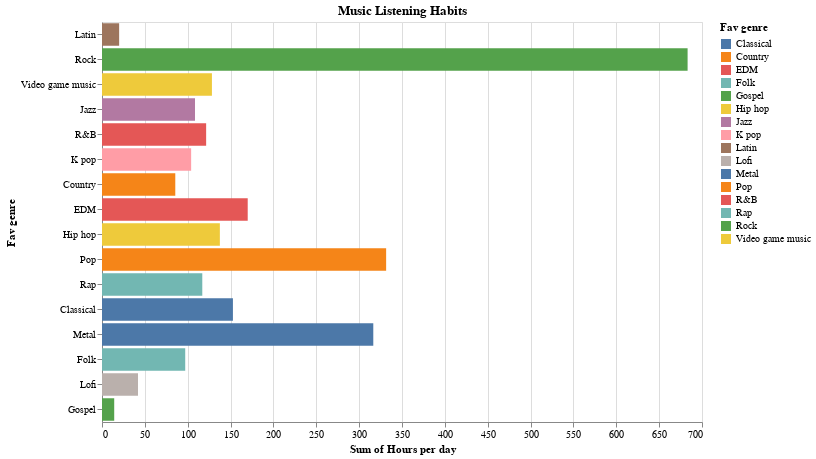

The code cell stored with this chart in its notebook:
### Code cell
# Create an Altair selection
selection = alt.selection_multi(fields=['Fav genre'], bind='legend')

# Create an Altair chart with interactivity
chart = alt.Chart(music_df).mark_bar().encode(
    y=alt.Y('Fav genre:N', sort=alt.EncodingSortField('sum(Hours per day)', order='descending')),
    x='sum(Hours per day):Q',
    color=alt.condition(selection, 'Fav genre:N', alt.value('gray')),
    tooltip=['Fav genre:N', 'sum(Hours per day):Q']
).properties(
    width=600,
    height=400,
    title='Music Listening Habits'
).add_selection(selection)

chart

### Figure 1 — Vega-Lite specification as saved in the notebook (floating-point values rounded to 4 significant figures; data arrays with more than 128 entries replaced by an {"elided": "..."} marker saying what was removed)
{"config": {"view": {"continuousWidth": 400, "continuousHeight": 300}}, "data": {"name": "data-dcc4b8753aba912251e25517720ef465"}, "mark": "bar", "encoding": {"color": {"condition": {"field": "Fav genre", "type": "nominal", "selection": "selector005"}, "value": "gray"}, "tooltip": [{"field": "Fav genre", "type": "nominal"}, {"aggregate": "sum", "field": "Hours per day", "type": "quantitative"}], "x": {"aggregate": "sum", "field": "Hours per day", "type": "quantitative"}, "y": {"field": "Fav genre", "sort": {"field": "sum(Hours per day)", "order": "descending"}, "type": "nominal"}}, "height": 400, "selection": {"selector005": {"type": "multi", "fields": ["Fav genre"], "bind": "legend"}}, "title": "Music Listening Habits", "width": 600, "$schema": "https://vega.github.io/schema/vega-lite/v4.17.0.json", "datasets": {"data-dcc4b8753aba912251e25517720ef465": {"elided": "736 records"}}}
